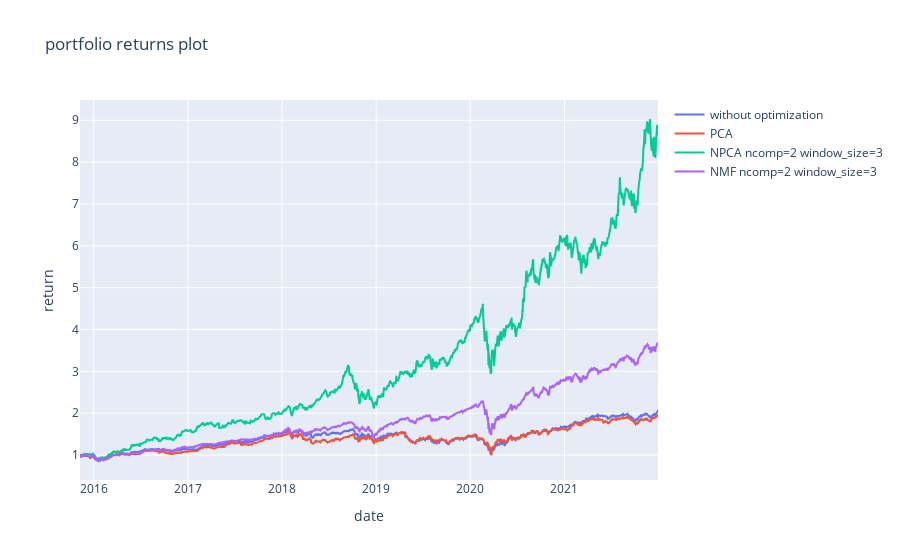

Write notebook code for a chart like this one.
### Code cell
portfolio_returns = [basic_returns, pca_returns, npca_portfolio_return_sortino, nmf_portfolio_return]
names = ['without optimization', 'PCA', 'NPCA ncomp=2 window_size=3', 'NMF ncomp=2 window_size=3']
plot_returns(names, portfolio_returns, 'portfolio returns plot', save=True)

### Figure 1 — Plotly figure (JSON) as saved in the notebook; plotly's stock layout.template omitted (floating-point values rounded to 4 significant figures; data arrays with more than 128 entries replaced by an {"elided": "..."} marker saying what was removed)
{"data": [{"name": "without optimization", "type": "scatter", "x": {"elided": "1547 str values"}, "y": {"elided": "1547 float values"}}, {"name": "PCA", "type": "scatter", "x": {"elided": "1547 str values"}, "y": {"elided": "1547 float values"}}, {"name": "NPCA ncomp=2 window_size=3", "type": "scatter", "x": {"elided": "1547 str values"}, "y": {"elided": "1547 float values"}}, {"name": "NMF ncomp=2 window_size=3", "type": "scatter", "x": {"elided": "1547 str values"}, "y": {"elided": "1547 float values"}}], "layout": {"title": {"text": "portfolio returns plot"}, "xaxis": {"title": {"text": "date"}}, "yaxis": {"title": {"text": "return"}}}}
